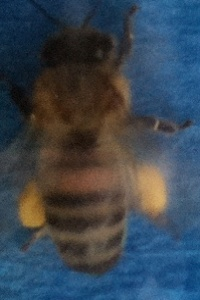
#> input picture data/subsetcrop/pollen/07-05-48-197140.jpg, 200 x 300 px, found by its file name; its folder holds 4 pictures in this run
$ python flip.py
#> lines starting #> are read from the running program, lines starting #| are printed output that depends on the picture
import os
import cv2

#Read all images from one directory, flip them along vertical and horizontal axis and save a copy int the same directory

readFolder = "/home/alme2/bees/subsetcrop/pollen"

allImages = [f for f in os.listdir(readFolder) if os.path.isfile(os.path.join(readFolder, f))]

for img in allImages:
	readImg = cv2.imread(os.path.join(readFolder, img))
#> readImg is the input picture: shape (300, 200, 3); mean B, G, R 80.7, 69.6, 58.3
	flip_img = cv2.flip(readImg,-1)
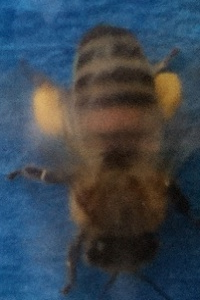
#> flip_img: shape (300, 200, 3); mean B, G, R 80.7, 69.6, 58.3
	cv2.imwrite(os.path.join(readFolder, "flip" + img), flip_img)
#> pass 2 of the loop `for img in allImages:`:
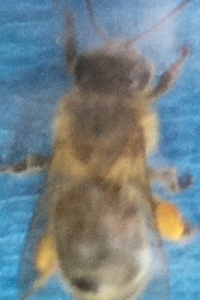
#> input picture data/subsetcrop/pollen/08-13-38-639218.jpg, 200 x 300 px, found by its file name
#> readImg is the input picture: shape (300, 200, 3); mean B, G, R 138.3, 132.8, 117.7
#> `flip_img = cv2.flip(readImg,-1)`:
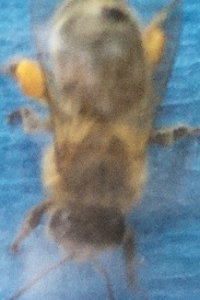
#> flip_img: shape (300, 200, 3); mean B, G, R 138.3, 132.8, 117.7
#> pass 3 of the loop `for img in allImages:`:
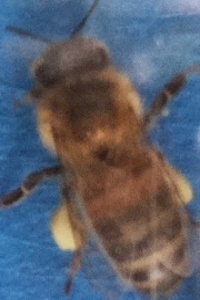
#> input picture data/subsetcrop/pollen/09-06-06-459187.jpg, 200 x 300 px, found by its file name
#> readImg is the input picture: shape (300, 200, 3); mean B, G, R 108.5, 95.4, 89.9
#> `flip_img = cv2.flip(readImg,-1)`:
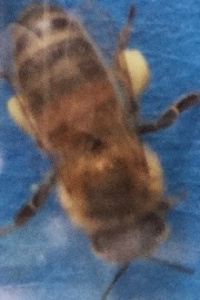
#> flip_img: shape (300, 200, 3); mean B, G, R 108.5, 95.4, 89.9
#> the loop made 4 passes; the first 3 are shown
